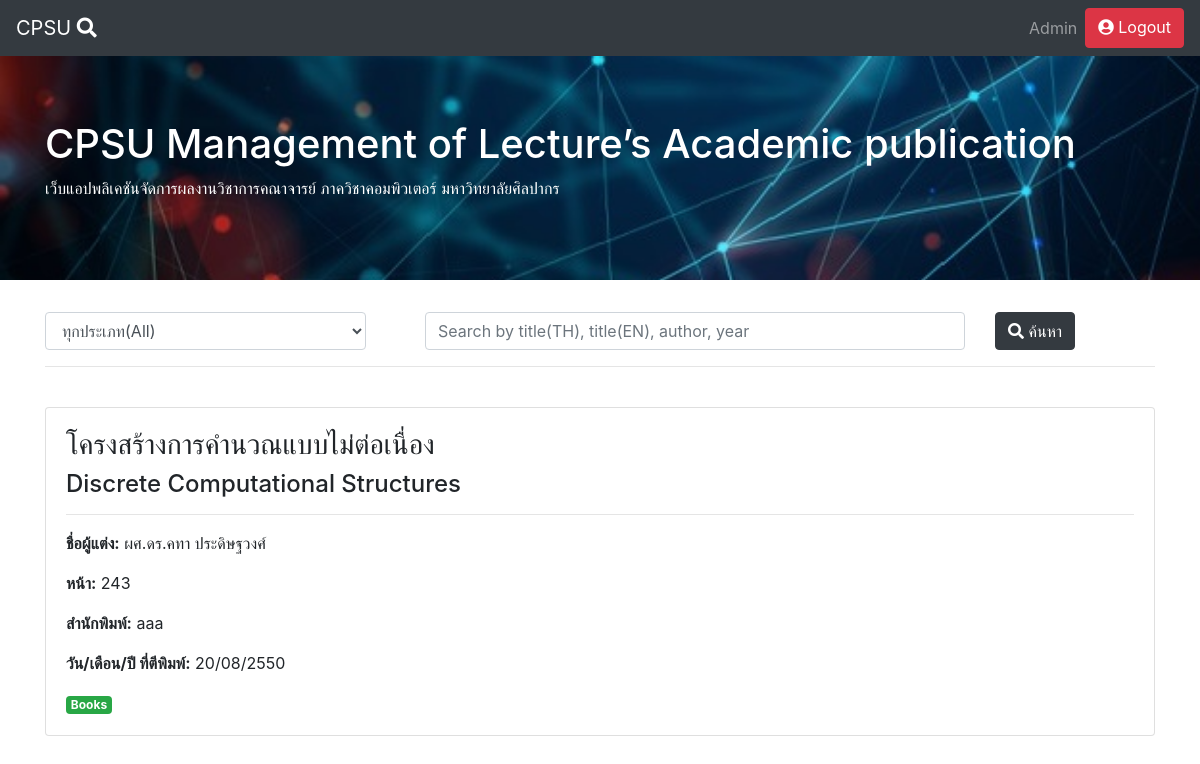
Screenshot of /detail.php/?id=19&type=scholarship_book (signed in) with the database file from the repository.
### tables this page shows
CREATE TABLE `scholarship_book` (
  `year` varchar(255) NOT NULL,
  `date` varchar(255) NOT NULL,
  `titleTH` varchar(255) NOT NULL,
  `titleEN` varchar(255) NOT NULL,
  `author` varchar(255) NOT NULL,
  `writer_name` varchar(255) NOT NULL,
  `writer_department` varchar(255) NOT NULL,
  `write_ratio` varchar(255) NOT NULL,
  `co_writer_name` varchar(255) NOT NULL,
  `co_writer_department` varchar(255) NOT NULL,
  `co_write_ratio` varchar(255) NOT NULL,
  `keywordTH` varchar(255) NOT NULL,
  `keywordEN` varchar(255) NOT NULL,
  `amount` varchar(255) NOT NULL,
  `amount_text` varchar(255) NOT NULL,
  `subject_no` varchar(255) NOT NULL,
  `subject` varchar(255) NOT NULL,
  `for_student` varchar(255) NOT NULL,
  `student_year` varchar(255) NOT NULL,
  `page_amount` varchar(255) NOT NULL,
  `chapter_no` varchar(255) NOT NULL,
  `chapter_name` text NOT NULL,
  `content` text NOT NULL,
  `teaching_history` varchar(255) NOT NULL,
  `applicant` varchar(255) NOT NULL,
  `head_of_department` varchar(255) NOT NULL,
  `department_name` varchar(255) NOT NULL,
  `publisher` varchar(255) NOT NULL,
  `id` int(11) NOT NULL,
  `type` varchar(255) NOT NULL,
  `file_path` varchar(255) NOT NULL,
  `check_scholarship` varchar(255) NOT NULL
);

### detail.php (the view, shortened to what this page needs)
<!DOCTYPE html>
<html lang="en" dir="ltr">
  <head>
    <link rel="stylesheet" href="https://maxcdn.bootstrapcdn.com/bootstrap/4.5.0/css/bootstrap.min.css">
    <link rel="stylesheet" href="https://use.fontawesome.com/releases/v5.7.0/css/all.css">
    <link rel="stylesheet" href="https://cdnjs.cloudflare.com/ajax/libs/font-awesome/4.7.0/css/font-awesome.min.css">
  </head>
  <body>
    <?php require('navbar.php');?>
      <div class="jumbotron jumbotron-fluid text-white" style="background-image: url(http://localhost/seniorproject/images/coverimage5.jpg); background-size: cover; height: 50%">
      <div class="container">
        <h1>CPSU Management of Lecture’s Academic publication</h1>
        <p>เว็บแอปพลิเคชันจัดการผลงานวิชาการคณาจารย์ ภาควิชาคอมพิวเตอร์ มหาวิทยาลัยศิลปากร</p>
      </div>
    </div>
    <div class="container">
      <?php require('form.php');?>
      <br/>
      <?php
        $servername = "localhost";
        $username = "root";
        $password = "";
        $dbname = "test";
        $conn = new mysqli($servername, $username, $password, $dbname);
        $id=$_GET['id'];
        $type=$_GET['type'];
        $sql = "select * from $type where id=$id";
        $result = $conn->query($sql);
        if ($result->num_rows > 0) {
          while($row = $result->fetch_assoc())  {
            $titleTH=$row['titleTH'];
            $titleEN=$row['titleEN'];
            $author=$row['author'];
            $type=$row['type'];
            if($type=='scholarship_book'){
                $page_amount=$row['page_amount'];
                $publisher=$row['publisher'];
                $date=$row['date'];
              echo "
              <div class='card'>
                <div class='card-body'>
                  <h3><strong></strong> $titleTH </h3>
                  <h4><strong></strong> $titleEN </h4><hr>
                  <p><strong>ชื่อผู้แต่ง:</strong> $author </p>
                  <p><strong>หน้า:</strong> $page_amount </p>
                  <p><strong>สำนักพิมพ์:</strong> $publisher </p>
                  <p><strong>วัน/เดือน/ปี ที่ตีพิมพ์:</strong> $date </p>
                  <span class='badge badge-success'>Books</span>
              ";
                echo "</div>
              </div>
              <br/>
              ";
            }
          }
        }
        else {
          echo "No Results";
        }

### rows the page displays
scholarship_book: titleTH "โครงสร้างการคำนวณแบบไม่ต่อเนื่อง", titleEN "Discrete Computational Structures", author "ผศ.ดร.คทา ประดิษฐวงศ์", page_amount "243", publisher "aaa", date "20/08/2550"
